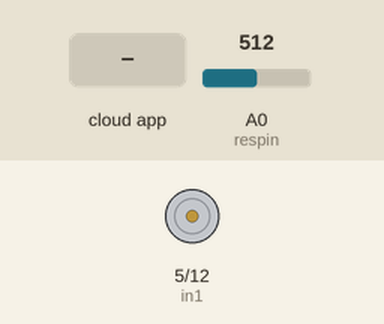
The sketch below on a simulated ESP8266 (NodeMCU). Parts: motor-driver pin pairs drawn as motors (green arrow = first pin HIGH = forward, orange = second pin HIGH = backward, longer = more drive). Inputs (shaded band) come from the test bench; at power-on: A0 (respin) = 512. WiFi joins after 1.5 s; servers stay silent unless stated; the Firebase database answers and starts empty; what the sketch prints to the serial monitor is not drawn.

Above: at 2.7 s.
2.8 s: the phone or cloud app sets minTemp to 25
At 4.1 s:
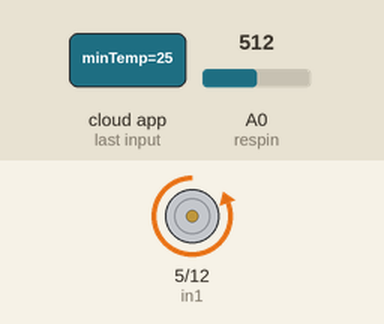
4.9 s: the phone or cloud app sets temp to 25
At 6.2 s:
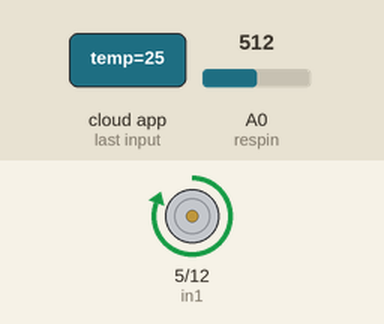
6.8 s: the phone or cloud app sets temp to 0
At 8.4 s:
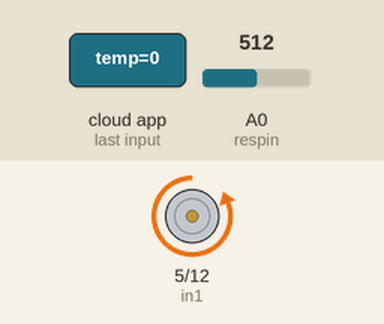
8.8 s: the phone or cloud app sets temp to 50
At 10.5 s:
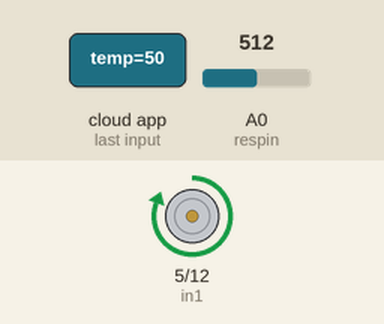
Timing chart, 0 to 11.7 s (numbered marks = the images above; inputs shaded):
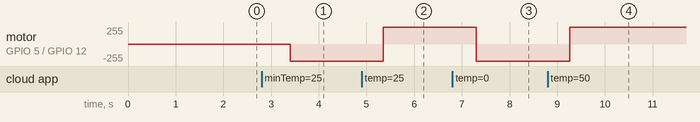

The sketch:

Relay_with_water.ino
```cpp
#define WIFI_SSID "MHFallback"
#define WIFI_PASSWORD "bruhsoundeffect#2"
#define FIREBASE_HOST "cleanse-c7568.firebaseio.com"
#define FIREBASE_AUTH "yv9o02h6RBiXMPnrpZwdyZdKSfzENSph4MMgp5IH"
int in1 = 5;
int in2 = 12;
#include <ESP8266WiFi.h>
#include <FirebaseArduino.h>
int resval = 0;  // holds the value
int respin = A0; // sensor pin use
boolean leak = false;

void setup() {
  Serial.begin(115200);
  WiFi.begin(WIFI_SSID, WIFI_PASSWORD);
  Serial.print("connecting");
  while (WiFi.status() != WL_CONNECTED) {
    Serial.print(".");
    delay(500);
  }
  Serial.println();
  Serial.print("connected: ");
  Serial.println(WiFi.localIP());

  pinMode(in1,OUTPUT);
  digitalWrite(in1,HIGH);
  pinMode(in2,OUTPUT);
 digitalWrite(in2,HIGH);
 pinMode(A0, INPUT);
 Firebase.begin(FIREBASE_HOST, FIREBASE_AUTH);
}

 void turnOn() {
  digitalWrite(in1, LOW);
  digitalWrite(in2, HIGH);
}

void turnOff() {
  digitalWrite(in1, HIGH);
  digitalWrite(in2, LOW);
}
void interMed(){
  digitalWrite(in1, HIGH);
  digitalWrite(in2, HIGH);
}

void loop() {
  // put your main code here, to run repeatedly:
  resval = analogRead(A0); //Read data from analog pin and store it to resval variable
  Firebase.setBool("super/infantderrick/devices/leak", resval>100);
//  if( resval>100){
//    Serial.print("T");
//  }else{
//    Serial.print("F");
//  }
  float maxTemp = Firebase.getFloat("super/infantderrick/devices/maxTemp");
  float minTemp = Firebase.getFloat("super/infantderrick/devices/minTemp");
  float temp = Firebase.getFloat("super/infantderrick/devices/temp");
  if(maxTemp < temp){
    turnOff();
  }else if(temp < minTemp){
    turnOn();
  }else{
    interMed();
  }
  delay(50);

}
```

Measured:
- after the input at 2.8 s, motor on GPIO 5 (in1) / GPIO 12 (in2): stopped → backward 255/255 after 0.60 s
- after the input at 4.9 s, motor on GPIO 5 (in1) / GPIO 12 (in2): backward 255/255 → forward 255/255 after 0.46 s
- after the input at 6.8 s, motor on GPIO 5 (in1) / GPIO 12 (in2): forward 255/255 → backward 255/255 after 0.51 s
- after the input at 8.8 s, motor on GPIO 5 (in1) / GPIO 12 (in2): backward 255/255 → forward 255/255 after 0.46 s
